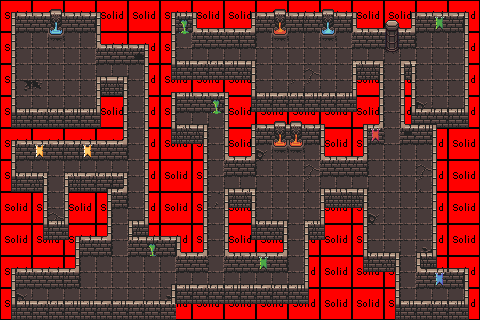

The image is a tile-based game level rendered from a .tmx file. Its description and source (layers, tilesets, objects; grid data summarised) follow:
An orthogonal 30x20 tile map with 16x16 px tiles, 4 tile layers (Collision, Floor, Back, Front), 2 tilesets.

<map version="1.2" tiledversion="1.2.3" orientation="orthogonal" renderorder="right-down" width="30" height="20" tilewidth="16" tileheight="16" infinite="0" nextlayerid="5" nextobjectid="1">
 <tileset firstgid="1" source="BridgeHack.tsx" />
 <tileset firstgid="1025" source="colision.tsx" />
 <layer id="1" name="Collision" width="30" height="20">
  <data>[600 cells, 392 non-empty, 4 distinct tile ids]</data>
 </layer>
 <layer id="2" name="Floor" width="30" height="20">
  <data>[600 cells, 208 non-empty, 8 distinct tile ids]</data>
 </layer>
 <layer id="3" name="Back" width="30" height="20">
  <data>[600 cells, 211 non-empty, 38 distinct tile ids]</data>
 </layer>
 <layer id="4" name="Front" width="30" height="20">
  <data>[600 cells, 200 non-empty, 22 distinct tile ids]</data>
 </layer>
</map>
